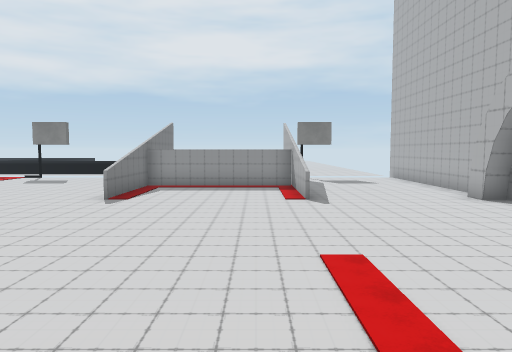
View 1 (above)

21 first-person views from a walk through a 3-D level made in the Unity game engine. The camera is 1.3 m above the floor, tilts 4° down and sees 70° across. The floor is counted in squares, 2 m on a side. Each view is taken from the middle of a square. On the plan, view 1 faces up. The plan holds only what a view shows up to about 11 squares ahead; the rest is blank. The place goes on beyond the plan. Some animated figures are left out. Some surface patterns are stand-ins.

View 2
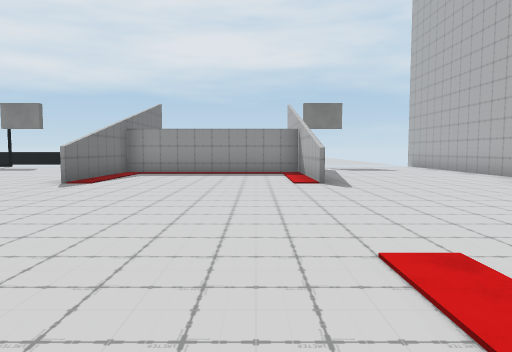

View 3
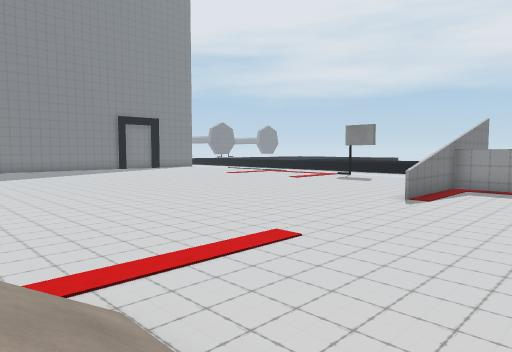

View 4
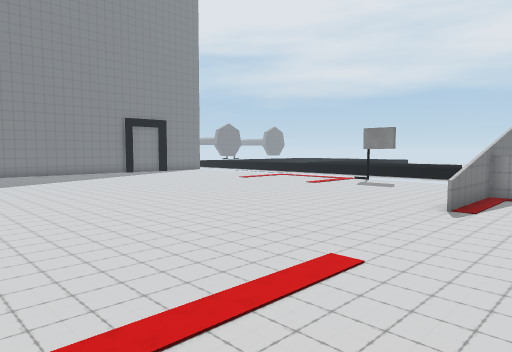

View 5
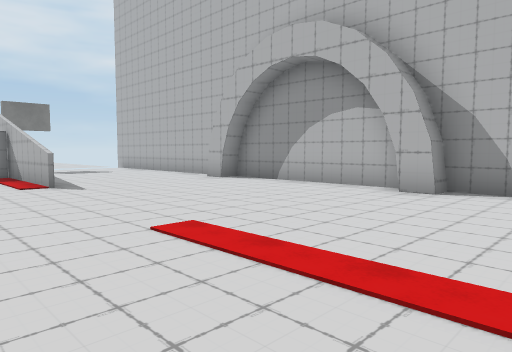

View 6
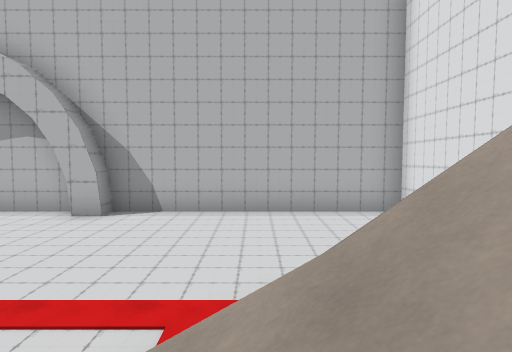

View 7
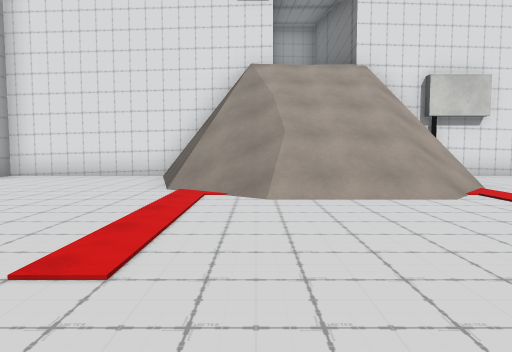

View 8
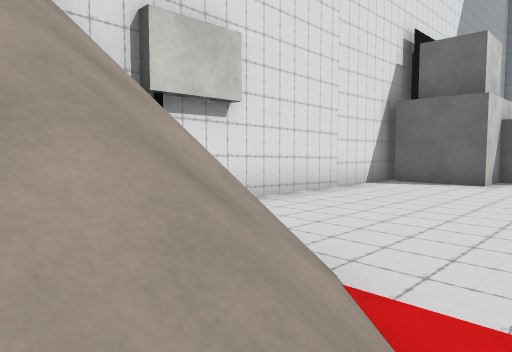

View 9
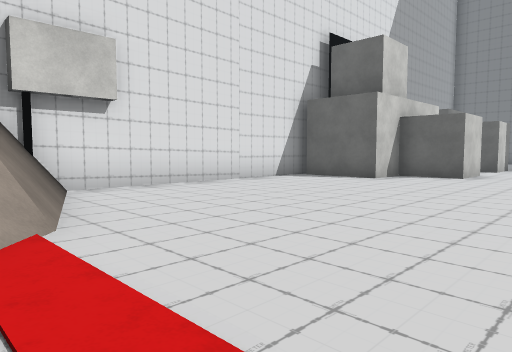

View 10
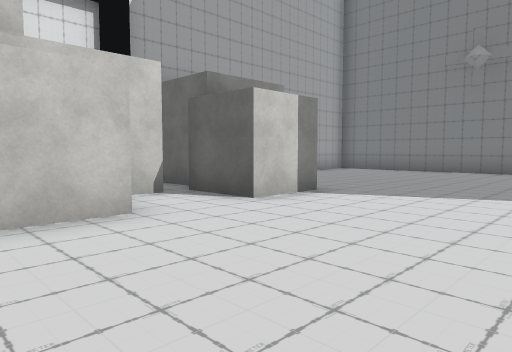

View 11
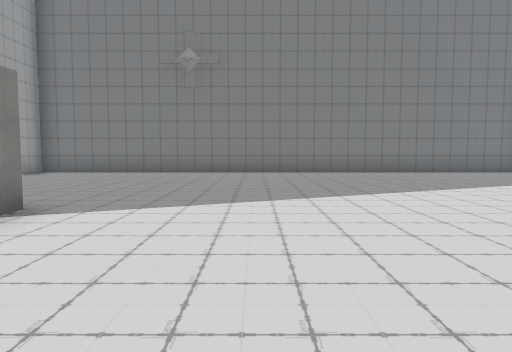

View 12
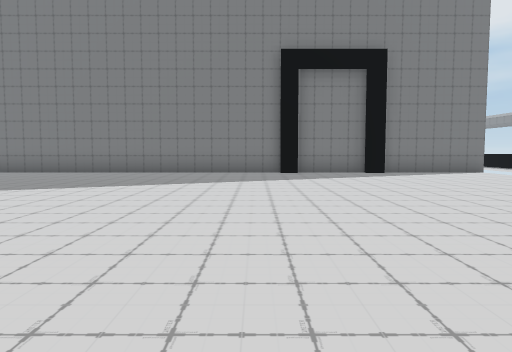

View 13
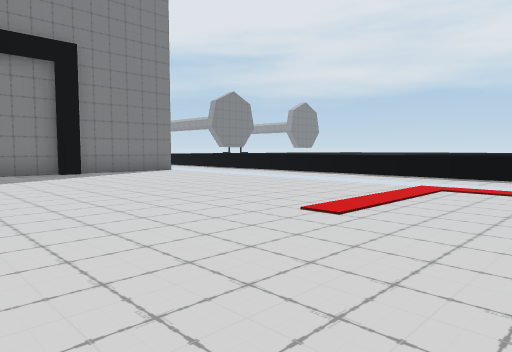

View 14
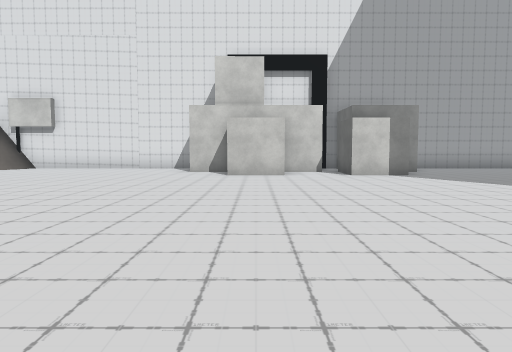

View 15
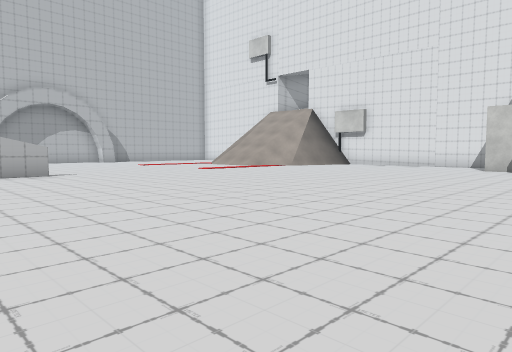

View 16
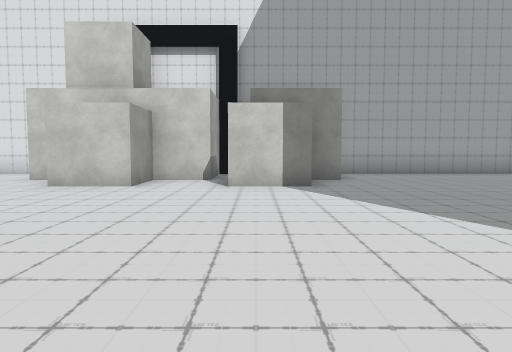

View 17
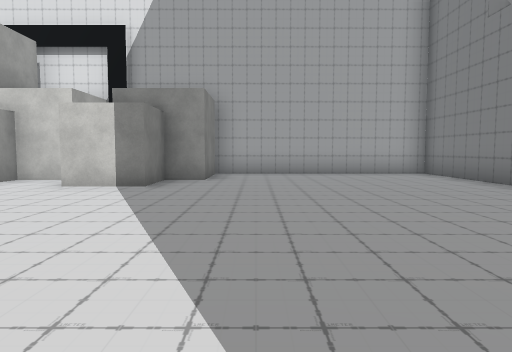

View 18
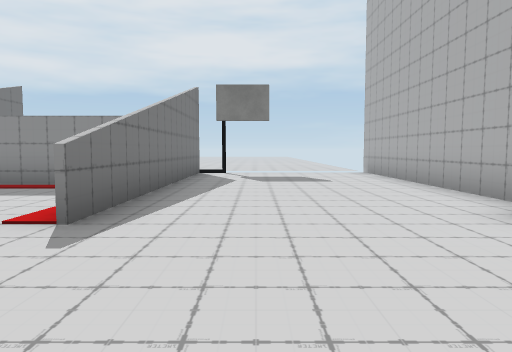

View 19
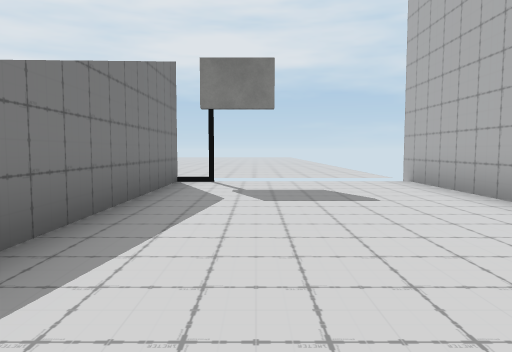

View 20
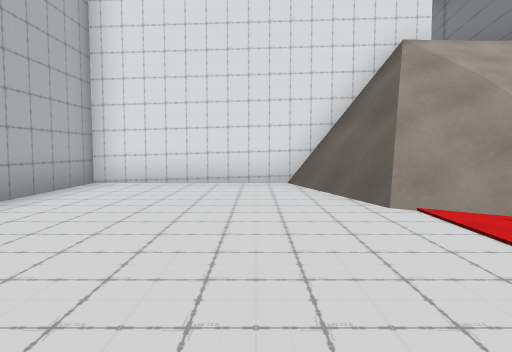

View 21
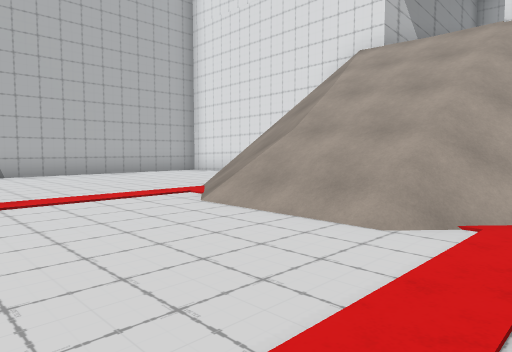

### Floor plan
Key: @ floor where view 1 was taken; # wall or solid block; . floor; / step, stairs or slope; = window, fence, low wall or low ledge; v drop or lower ground; O other object.
Columns run from 24 left of view 1 to 7 right of it. Each row starts with its distance up from view 1.
 17 #                        #     #
 16 #..........              #.....#
 15 #..........              #.....#
 14 #..........              #.....#
 13 #...........     .. ######.....#
 12 #.............   ...#....#.....#
 11 #...................#....#.....#
 10 #...................#....#.....
  9 #.............................##
  8 #..............................#
  7 #..............................#
  6 #..............................#
  5 #..............................#
  4 #.............................##
  3 #..............................#
  2 #..............................#
  1 #....................////......#
  0 #......OO..O........////@/.....#
 -1 #.....OOOOOOOO......=////=/....#
 -2 #.....O OOOOOO......#////##....#
 -3 #.....O O#OOOO.....##v///##....#
 -4 ######        ########  ########
 -5                      #/ #
 -6                      #/ #
 -7                      #//#
 -8                        /#

Positions as (right, up) in squares from view 1, and headings:
1: (0, 0), facing up
2: (0, 2), facing up
3: (0, 0), facing up-left
4: (-1, 0), facing up-left
5: (-1, 1), facing up-right
6: (-2, 0), facing right
7: (0, 6), facing down
8: (-2, 1), facing down-left
9: (-3, 3), facing down-left
10: (-12, 4), facing down-left
11: (-13, 3), facing left
12: (-13, 10), facing left
13: (-13, 10), facing up-left
14: (-13, 10), facing down
15: (-14, 12), facing down-right
16: (-16, 7), facing down
17: (-19, 7), facing down
18: (3, 6), facing up
19: (3, 9), facing up
20: (3, 4), facing down
21: (-4, 4), facing down-right
